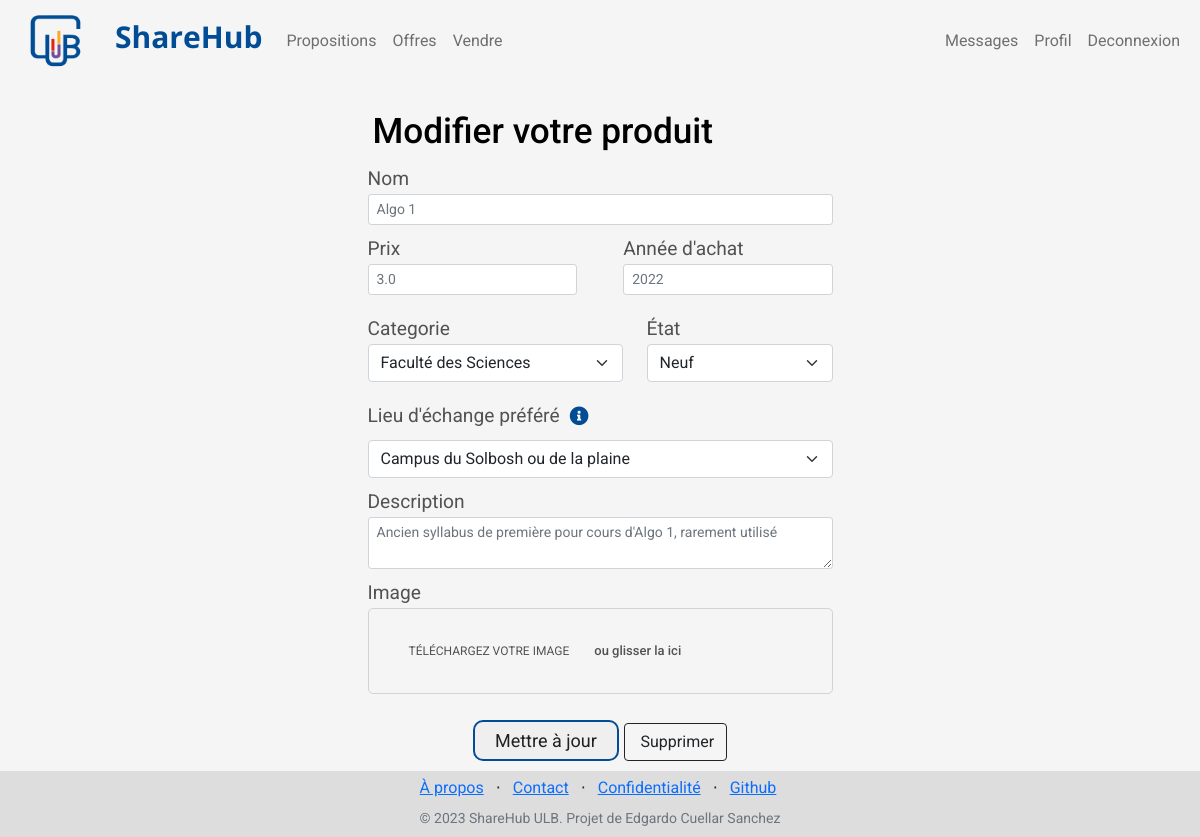
/modify_product/11 (signed in), run on the app's committed database.
### store/models/product.py (models this page shows, shortened)
class Products(models.Model):
    user_id = models.CharField(max_length=50)
    name = models.CharField(max_length=60)
    price= models.IntegerField(default=0)
    category= models.ForeignKey(Category,on_delete=models.CASCADE,default=1 )
    condition= models.ForeignKey(Condition,on_delete=models.CASCADE,default=1 )
    place= models.ForeignKey(Place,on_delete=models.CASCADE,default=1 )
    description= models.CharField(max_length=250, default='', blank=True, null= True)
    image= models.ImageField(upload_to='products/')
    date = models.IntegerField(default=2000)
    sold = models.BooleanField(default=False)
    @staticmethod
    def get_product_by_id(id):
        try:
            return Products.objects.get(id=id)
        except:
            return False

### store/views/modify_product.py (the view, shortened to what this page needs)
# urls.py: path('modify_product/<int:product_id>', ModifyProduct.as_view(), name='modify_product'),
class ModifyProduct (View):
    def get(self, request, product_id):
        if request.session.get('customer') != Products.get_product_by_id(product_id).user_id or Products.get_product_by_id(product_id).sold:
            return redirect('homepage')
        categories = Category.get_all_categories()
        conditions = Condition.get_all_conditions()
        places = Place.get_all_places()
        product = Products.get_product_by_id(product_id)
        product.price = product.price / 100
        return render (request, 'modify_product.html', {'product': product, 'categories': categories, 'conditions': conditions, 'places': places})

### store/models/category.py (called while the page is built)
    @staticmethod
    def get_all_categories():
        return Category.objects.all()

    @staticmethod
    def get_all_conditions():
        return Condition.objects.all()

    @staticmethod
    def get_all_places():
        return Place.objects.all()

### store/templates/modify_product.html (shortened to what this page needs)
{% extends 'base.html' %}
{% block content %}
<div class="container mt-4">
    <div class="col-lg-5 rounded mx-auto">
        <h3>Modifier votre produit</h3>
        <form action="/modify_product/{{product.id}}" method="POST" enctype="multipart/form-data">
            <div class="form-group">
                <label for="">Nom</label>
                <input type="text" name="name"
                    id="" value="{{values.name}}" class="form-control form-control-sm input-block"
                    placeholder="{{product.name}}">
            </div>
            <div style="display: flex;">
                <div class="form-group" style="width: 45%;margin-right: 10%;">
                    <label for="">Prix</label>
                    <input type="text" name="price"
                    id="" value="{{values.price}}" class="form-control form-control-sm input-block"
                    placeholder="{{product.price}}"
                    >
                </div>
                <div class="form-group" style="width: 45%;">
                    <label for="">Année d'achat</label>
                    <input type="number" name="date"
                    id="" value="{{values.date}}" class="form-control form-control-sm input-block"
                    placeholder="{{product.date}}"
                    >
                </div>
            </div>
            <div style="display: flex;">
                <div class="form-group" style="width: 55%;margin-right: 5%;">
                    <label for="">Categorie</label>
                    <select id="cars" name="faculty" class="form-select" aria-label="Catégorie">
                        {% for category in categories %}
                            {% if category.id == product.category.id %}
                                <option selected value="{{category.name}}">{{category.name}}</option>
                            {% else %}
                                <option value="{{category.name}}">{{category.name}}</option>
                            {% endif %}
                        {% endfor %}
                    </select>
                </div>
                <div class="form-group" style="width: 40%;"">
                    <label for="">État</label>
                    <select id="cars" name="condition" class="form-select" aria-label="Etat">
                        {% for condition in conditions %}
                            {% if condition.id == product.condition.id %}
                                <option selected value="{{condition.name}}">{{condition.name}}</option>
                            {% else %}
                                <option value="{{condition.name}}">{{condition.name}}</option>
                            {% endif %}
                        {% endfor %}
                    </select>
                </div>
            </div>
            <div class="form-group">
                <div style="display: flex; align-items: center;">
                    <label for="lieu_echange">Lieu d'échange préféré</label>
                    <i class="fas fa-info-circle" style="color: #004D95; margin-left: 10px;" data-bs-toggle="tooltip" data-bs-html="true"
                        title="Si vous choisissez la livraison par la poste, vous devrez payer le prix de la livraison. N'hésitez pas à mieux expliquer votre moyen d'échange dans votre description">
                    </i>
                </div>
                <select class="form-select" id="place" name="place">
                    {% for place in places %}
                        <option value="{{place.name}}">{{place.name}}</option>
                    {% endfor %}
                </select>
            </div>
            <div class="form-group">
                <label for="">Description</label>
                <textarea type="text" name="description" id=""
                value="{{values.description}}"
                class=" form-control-sm form-control input-block"
                placeholder="{{product.description}}"></textarea>
            </div>
            <div class="form-group">
                <label for="">Image</label>
                <div class="file-drop-area">
                    <span class="choose-file-button">Téléchargez votre image</span>
                    <span class="file-message">ou glisser la ici</span>
                </div>
            </div>
            <div>
                <div style="text-align: center;">
                    <button type="submit" class="mt-3">Mettre à jour</button>
                    <a href="/product/remove/{{product.id}}" class="btn btn-outline-dark flex-shrink-0" type="submit">
                        Supprimer
                    </a>
                </div>
            </div>
        </form>
    </div>
</div>
{% endblock %}

### store/templates/base.html (style rules this page uses)
body { font-family: 'Roboto', sans-serif; background-color: #F5F5F5; min-height: 100vh; display: flex; flex-direction: column; }

### store/templates/modify_product.html (style rules this page uses)
h3 { font-size: 2.2rem; color: black; padding-bottom: 5px; margin-top: 5px; text-align:left; margin-left: 5px; }
form { font-size: 1.2rem; font-family: 'Roboto', sans-serif; color: #000000aa; }
form div { margin-bottom: 10px; }
.input-block { color: #000000aa; }
select { color: #000000aa; }
button { font-size: large; color: #000000dd; padding: 5px 20px; border: #004D95 solid 2px; border-radius: 10px; margin: auto; }
.file-drop-area { position: relative; display: flex; align-items: center; width: 100%; padding: 25px; transition: 0.2s; border: lightgray solid 1px; border-radius: 5px; }
.choose-file-button { flex-shrink: 0; border-radius: 3px; padding: 8px 15px; margin-right: 10px; font-size: 12px; text-transform: uppercase; }
.file-message { font-size: small; font-weight: 500; line-height: 1.4; white-space: nowrap; overflow: hidden; text-overflow: ellipsis; }

### data on the page
Products: name "Algo 1", price "3.0", date "2022", description "Ancien syllabus de première pour cours d'Algo 1, rarement utilisé"

### other printed values
form field faculty "Faculté des Sciences"
form field condition "Neuf"
form field place "Campus du Solbosh ou de la plaine"
